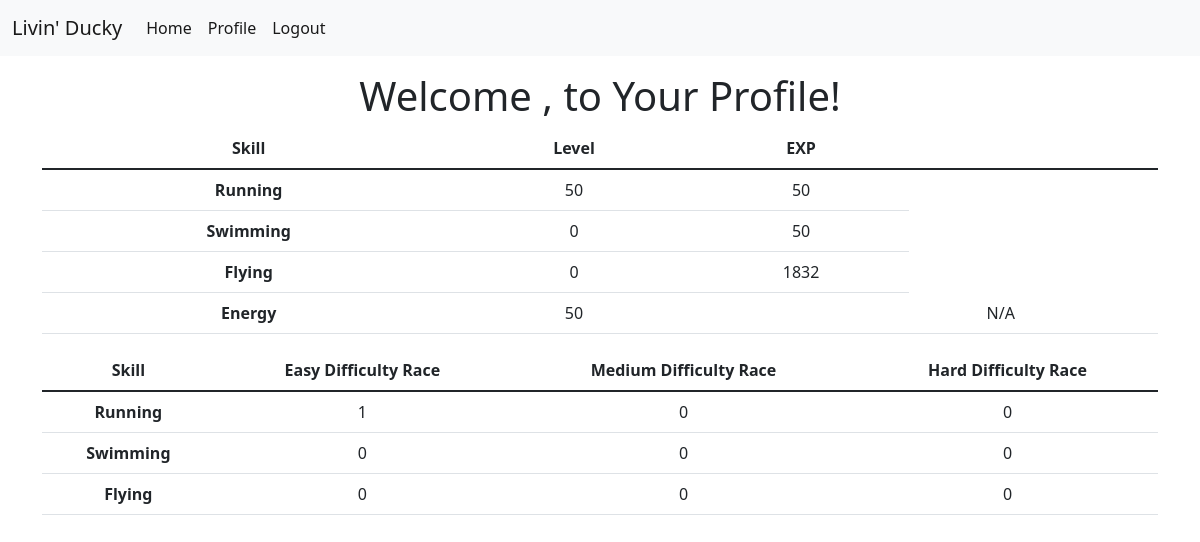
The page /profile (signed in) on the database as committed earlier.
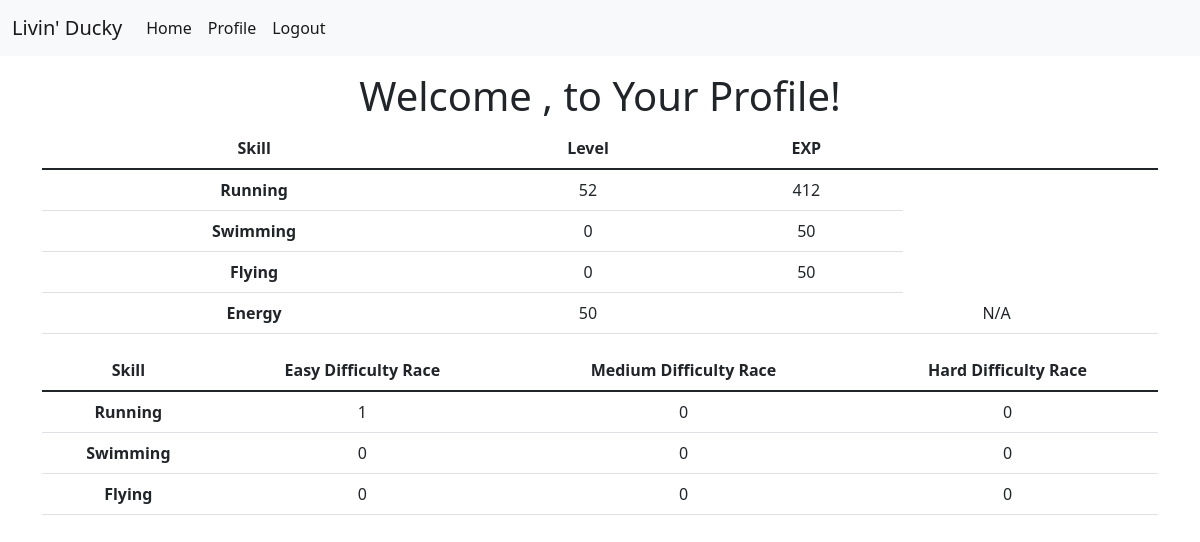
The same page on the database as committed later.
### tables this page shows
CREATE TABLE ducks(
    username TEXT NOT NULL,
    duckName TEXT NOT NULL,
    runLvl INTEGER,
    swimLvl INTEGER,
    flyLvl INTEGER,
    stamina INTEGER,
    runProg INTEGER,
    swimProg INTEGER,
    flyProg INTEGER,
    run1 INTEGER,
    run2 INTEGER,
    run3 INTEGER,
    swim1 INTEGER,
    swim2 INTEGER,
    swim3 INTEGER,
    fly1 INTEGER,
    fly2 INTEGER,
    fly3 INTEGER,
    cosmetics TEXT NOT NULL);

### __init__.py (the view)
@app.route("/profile", methods=['GET', 'POST'])
def profile():
    if (session.get("username") != None):
        db = sqlite3.connect("users.db")
        c = db.cursor()
        c.execute("SELECT * FROM ducks WHERE username=?", (session.get("username"),))
        profileinfo = c.fetchall()[0]
        return render_template("profile.html",
        running_level=profileinfo[2], running_progress=profileinfo[6],
        swimming_level=profileinfo[3], swimming_progress=profileinfo[7],
        flying_level=profileinfo[4], flying_progress=profileinfo[8],
        energy=profileinfo[5], energy_progress="N/A",
        running_easy=profileinfo[9], running_med=profileinfo[10], running_hard=profileinfo[11],
        swimming_easy=profileinfo[12], swimming_med=profileinfo[13], swimming_hard=profileinfo[14],
        flying_easy=profileinfo[15], flying_med=profileinfo[16], flying_hard=profileinfo[17])
    else:
        return redirect("/login")

### templates/profile.html (shortened to what this page needs)
{% extends "base.html" %}
{% block body %}
  <br><br><br>
  <h1>Welcome {{user}}, to Your Profile!</h1>
  <div class="container justify-content-center">
    <table class="table">
      <thead>
        <tr>
          <th scope="col">Skill</th>
          <th scope="col">Level</th>
          <th scope="col">EXP</th>
        </tr>
      </thead>
      <tbody>
        <tr>
          <th scope="row">Running</th>
          <td>{{running_level}}</td>
          <td>{{running_progress}}</td>
        </tr>
        <tr>
          <th scope="row">Swimming</th>
          <td>{{swimming_level}}</td>
          <td>{{swimming_progress}}</td>
        </tr>
        <tr>
          <th scope="row">Flying</th>
          <td>{{flying_level}}</td>
          <td>{{flying_progress}}</td>
        </tr>
        <tr>
          <th scope="row">Energy</th>
          <td>{{energy}}<td>
          <td>{{energy_progress}}<td>
        </tr>
      </tbody>
    </table>
    <table class="table">
      <thead>
        <tr>
          <th scope="col">Skill</th>
          <th scope="col">Easy Difficulty Race</th>
          <th scope="col">Medium Difficulty Race</th>
          <th scope="col">Hard Difficulty Race</th>
        </tr>
      </thead>
      <tbody>
        <tr>
          <th scope="row">Running</th>
          <td>{{running_easy}}</td>
          <td>{{running_med}}</td>
          <td>{{running_hard}}</td>
        </tr>
        <tr>
          <th scope="row">Swimming</th>
          <td>{{swimming_easy}}</td>
          <td>{{swimming_med}}</td>
          <td>{{swimming_hard}}</td>
        </tr>
        <tr>
          <th scope="row">Flying</th>
          <td>{{flying_easy}}</td>
          <td>{{flying_med}}</td>
          <td>{{flying_hard}}</td>
        </tr>
      </tbody>
    </table>
  </div>
{% endblock %}

### templates/base.html (shortened to what this page needs)
<!DOCTYPE html>
<html>
    <head>
        <link href="https://cdn.jsdelivr.net/npm/bootstrap@5.1.3/dist/css/bootstrap.min.css" rel="stylesheet">
        <link rel="stylesheet"
              type="text/css"
              href="../static/css/style.css">
    </head>
    <body>
      <nav class="navbar navbar-expand fixed-top navbar-light bg-light">
        <div class="container-fluid">
            <a class="navbar-brand" href="/">Livin' Ducky</a>
            <div class="collapse navbar-collapse" id="navbarSupportedContent">
              <ul class="navbar-nav">
                <li class="nav-item">
                  <a class="nav-link active" aria-current="page" href="/game">Home</a>
                </li>
                <li class="nav-item">
                  <a class="nav-link active" aria-current="page" href="/profile">Profile</a>
                </li>
                {% if session['username'] %}
                <li class="nav-item">
                  <a class="nav-link active" aria-current="page" href="/logout">Logout</a>
                </li>
                {% endif %}
            </div>
        </div>
      </nav>
       {% block body %} {% endblock %}
    </body>
</html>

### templates/profile.html (style rules this page uses)
body { text-align: center }

Rows that differ between the two databases and show on the page:
changed ducks: runProg (not shown) → "412"; flyProg "1832" → (not shown)
Other text that changed with them:
{{ running_level }}: "50" → "52"
{{ flying_progress }}: (not shown) → "50"
{{ running_progress }}: "50" → (not shown)
